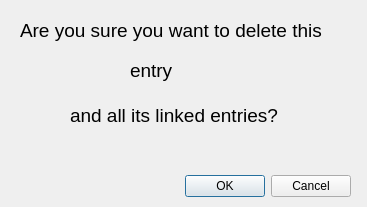
<?xml version="1.0" encoding="UTF-8"?>
<ui version="4.0">
 <class>Dialog</class>
 <widget class="QDialog" name="Dialog">
  <property name="geometry">
   <rect>
    <x>0</x>
    <y>0</y>
    <width>367</width>
    <height>207</height>
   </rect>
  </property>
  <property name="windowTitle">
   <string>Dialog</string>
  </property>
  <widget class="QDialogButtonBox" name="buttonBox">
   <property name="geometry">
    <rect>
     <x>40</x>
     <y>170</y>
     <width>311</width>
     <height>32</height>
    </rect>
   </property>
   <property name="orientation">
    <enum>Qt::Horizontal</enum>
   </property>
   <property name="standardButtons">
    <set>QDialogButtonBox::Cancel|QDialogButtonBox::Ok</set>
   </property>
  </widget>
  <widget class="QLabel" name="label">
   <property name="geometry">
    <rect>
     <x>20</x>
     <y>10</y>
     <width>321</width>
     <height>41</height>
    </rect>
   </property>
   <property name="font">
    <font>
     <pointsize>14</pointsize>
    </font>
   </property>
   <property name="text">
    <string>Are you sure you want to delete this</string>
   </property>
  </widget>
  <widget class="QLabel" name="label_2">
   <property name="geometry">
    <rect>
     <x>130</x>
     <y>50</y>
     <width>151</width>
     <height>41</height>
    </rect>
   </property>
   <property name="font">
    <font>
     <pointsize>14</pointsize>
    </font>
   </property>
   <property name="text">
    <string>entry</string>
   </property>
  </widget>
  <widget class="QLabel" name="label_3">
   <property name="geometry">
    <rect>
     <x>70</x>
     <y>100</y>
     <width>231</width>
     <height>31</height>
    </rect>
   </property>
   <property name="font">
    <font>
     <pointsize>14</pointsize>
    </font>
   </property>
   <property name="text">
    <string>and all its linked entries?</string>
   </property>
  </widget>
 </widget>
 <resources/>
 <connections>
  <connection>
   <sender>buttonBox</sender>
   <signal>accepted()</signal>
   <receiver>Dialog</receiver>
   <slot>accept()</slot>
   <hints>
    <hint type="sourcelabel">
     <x>248</x>
     <y>254</y>
    </hint>
    <hint type="destinationlabel">
     <x>157</x>
     <y>274</y>
    </hint>
   </hints>
  </connection>
  <connection>
   <sender>buttonBox</sender>
   <signal>rejected()</signal>
   <receiver>Dialog</receiver>
   <slot>reject()</slot>
   <hints>
    <hint type="sourcelabel">
     <x>316</x>
     <y>260</y>
    </hint>
    <hint type="destinationlabel">
     <x>286</x>
     <y>274</y>
    </hint>
   </hints>
  </connection>
 </connections>
</ui>
